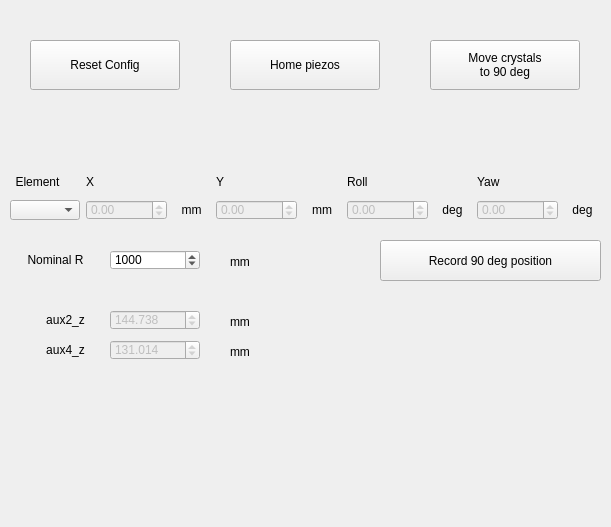
     <widget class="QWidget" name="page">
      <property name="geometry">
       <rect>
        <x>0</x>
        <y>0</y>
        <width>611</width>
        <height>527</height>
       </rect>
      </property>
      <attribute name="label">
       <string>Optical pre-alignment</string>
      </attribute>
      <widget class="QWidget" name="gridLayoutWidget_7">
       <property name="geometry">
        <rect>
         <x>10</x>
         <y>170</y>
         <width>591</width>
         <height>52</height>
        </rect>
       </property>
       <layout class="QGridLayout" name="gridLayout_7">
        <item row="1" column="2">
         <widget class="QLabel" name="label_johann_parking_element_unit_1">
          <property name="maximumSize">
           <size>
            <width>55</width>
            <height>20</height>
           </size>
          </property>
          <property name="text">
           <string>mm</string>
          </property>
          <property name="alignment">
           <set>Qt::AlignCenter</set>
          </property>
         </widget>
        </item>
        <item row="1" column="5">
         <widget class="QDoubleSpinBox" name="spinBox_johann_parking_element_position_3">
          <property name="enabled">
           <bool>false</bool>
          </property>
          <property name="maximumSize">
           <size>
            <width>90</width>
            <height>20</height>
           </size>
          </property>
          <property name="minimum">
           <double>-20000.000000000000000</double>
          </property>
          <property name="maximum">
           <double>20000.000000000000000</double>
          </property>
         </widget>
        </item>
        <item row="0" column="5" colspan="2">
         <widget class="QLabel" name="label_johann_parking_element_name_3">
          <property name="maximumSize">
           <size>
            <width>80</width>
            <height>20</height>
           </size>
          </property>
          <property name="text">
           <string>Roll</string>
          </property>
          <property name="alignment">
           <set>Qt::AlignLeading|Qt::AlignLeft|Qt::AlignVCenter</set>
          </property>
         </widget>
        </item>
        <item row="1" column="4">
         <widget class="QLabel" name="label_johann_parking_element_unit_2">
          <property name="maximumSize">
           <size>
            <width>55</width>
            <height>20</height>
           </size>
          </property>
          <property name="text">
           <string>mm</string>
          </property>
          <property name="alignment">
           <set>Qt::AlignCenter</set>
          </property>
         </widget>
        </item>
        <item row="0" column="1" colspan="2">
         <widget class="QLabel" name="label_johann_parking_element_name_1">
          <property name="maximumSize">
           <size>
            <width>80</width>
            <height>20</height>
           </size>
          </property>
          <property name="text">
           <string>X</string>
          </property>
          <property name="alignment">
           <set>Qt::AlignLeading|Qt::AlignLeft|Qt::AlignVCenter</set>
          </property>
         </widget>
        </item>
        <item row="1" column="6">
         <widget class="QLabel" name="label_johann_parking_element_unit_3">
          <property name="maximumSize">
           <size>
            <width>55</width>
            <height>20</height>
           </size>
          </property>
          <property name="text">
           <string>deg</string>
          </property>
          <property name="alignment">
           <set>Qt::AlignCenter</set>
          </property>
         </widget>
        </item>
        <item row="1" column="8">
         <widget class="QLabel" name="label_johann_parking_element_unit_4">
          <property name="maximumSize">
           <size>
            <width>55</width>
            <height>20</height>
           </size>
          </property>
          <property name="text">
           <string>deg</string>
          </property>
          <property name="alignment">
           <set>Qt::AlignCenter</set>
          </property>
         </widget>
        </item>
        <item row="1" column="3">
         <widget class="QDoubleSpinBox" name="spinBox_johann_parking_element_position_2">
          <property name="enabled">
           <bool>false</bool>
          </property>
          <property name="maximumSize">
           <size>
            <width>90</width>
            <height>20</height>
           </size>
          </property>
          <property name="minimum">
           <double>-20000.000000000000000</double>
          </property>
          <property name="maximum">
           <double>20000.000000000000000</double>
          </property>
         </widget>
        </item>
        <item row="0" column="7" colspan="2">
         <widget class="QLabel" name="label_johann_parking_element_name_4">
          <property name="maximumSize">
           <size>
            <width>80</width>
            <height>20</height>
           </size>
          </property>
          <property name="text">
           <string>Yaw</string>
          </property>
          <property name="alignment">
           <set>Qt::AlignLeading|Qt::AlignLeft|Qt::AlignVCenter</set>
          </property>
         </widget>
        </item>
        <item row="0" column="0">
         <widget class="QLabel" name="label_qrcode_22">
          <property name="maximumSize">
           <size>
            <width>55</width>
            <height>20</height>
           </size>
          </property>
          <property name="text">
           <string>Element</string>
          </property>
          <property name="alignment">
           <set>Qt::AlignCenter</set>
          </property>
         </widget>
        </item>
        <item row="1" column="0">
         <widget class="QComboBox" name="comboBox_johann_element_parking">
          <property name="maximumSize">
           <size>
            <width>70</width>
            <height>20</height>
           </size>
          </property>
         </widget>
        </item>
        <item row="1" column="7">
         <widget class="QDoubleSpinBox" name="spinBox_johann_parking_element_position_4">
          <property name="enabled">
           <bool>false</bool>
          </property>
          <property name="maximumSize">
           <size>
            <width>90</width>
            <height>20</height>
           </size>
          </property>
          <property name="minimum">
           <double>-20000.000000000000000</double>
          </property>
          <property name="maximum">
           <double>20000.000000000000000</double>
          </property>
         </widget>
        </item>
        <item row="0" column="3" colspan="2">
         <widget class="QLabel" name="label_johann_parking_element_name_2">
          <property name="maximumSize">
           <size>
            <width>80</width>
            <height>20</height>
           </size>
          </property>
          <property name="text">
           <string>Y</string>
          </property>
          <property name="alignment">
           <set>Qt::AlignLeading|Qt::AlignLeft|Qt::AlignVCenter</set>
          </property>
         </widget>
        </item>
        <item row="1" column="1">
         <widget class="QDoubleSpinBox" name="spinBox_johann_parking_element_position_1">
          <property name="enabled">
           <bool>false</bool>
          </property>
          <property name="maximumSize">
           <size>
            <width>90</width>
            <height>20</height>
           </size>
          </property>
          <property name="minimum">
           <double>-20000.000000000000000</double>
          </property>
          <property name="maximum">
           <double>20000.000000000000000</double>
          </property>
         </widget>
        </item>
       </layout>
      </widget>
      <widget class="QPushButton" name="push_move_crystals_to_90_deg">
       <property name="geometry">
        <rect>
         <x>430</x>
         <y>40</y>
         <width>150</width>
         <height>50</height>
        </rect>
       </property>
       <property name="maximumSize">
        <size>
         <width>500</width>
         <height>50</height>
        </size>
       </property>
       <property name="text">
        <string>Move crystals
to 90 deg</string>
       </property>
      </widget>
      <widget class="QPushButton" name="push_johann_home_crystals">
       <property name="geometry">
        <rect>
         <x>230</x>
         <y>40</y>
         <width>150</width>
         <height>50</height>
        </rect>
       </property>
       <property name="maximumSize">
        <size>
         <width>500</width>
         <height>50</height>
        </size>
       </property>
       <property name="text">
        <string>Home piezos</string>
       </property>
      </widget>
      <widget class="QLabel" name="label_34">
       <property name="geometry">
        <rect>
         <x>230</x>
         <y>250</y>
         <width>25</width>
         <height>24</height>
        </rect>
       </property>
       <property name="maximumSize">
        <size>
         <width>25</width>
         <height>24</height>
        </size>
       </property>
       <property name="text">
        <string>mm</string>
       </property>
      </widget>
      <widget class="QPushButton" name="push_johann_parking_element_update">
       <property name="geometry">
        <rect>
         <x>380</x>
         <y>240</y>
         <width>221</width>
         <height>41</height>
        </rect>
       </property>
       <property name="maximumSize">
        <size>
         <width>500</width>
         <height>50</height>
        </size>
       </property>
       <property name="text">
        <string>Record 90 deg position</string>
       </property>
      </widget>
      <widget class="QLabel" name="label_qrcode_23">
       <property name="geometry">
        <rect>
         <x>20</x>
         <y>250</y>
         <width>71</width>
         <height>20</height>
        </rect>
       </property>
       <property name="maximumSize">
        <size>
         <width>100</width>
         <height>20</height>
        </size>
       </property>
       <property name="text">
        <string>Nominal R</string>
       </property>
       <property name="alignment">
        <set>Qt::AlignCenter</set>
       </property>
      </widget>
      <widget class="QLabel" name="label_qrcode_24">
       <property name="geometry">
        <rect>
         <x>30</x>
         <y>310</y>
         <width>71</width>
         <height>20</height>
        </rect>
       </property>
       <property name="maximumSize">
        <size>
         <width>100</width>
         <height>20</height>
        </size>
       </property>
       <property name="text">
        <string>aux2_z</string>
       </property>
       <property name="alignment">
        <set>Qt::AlignCenter</set>
       </property>
      </widget>
      <widget class="QLabel" name="label_qrcode_25">
       <property name="geometry">
        <rect>
         <x>30</x>
         <y>340</y>
         <width>71</width>
         <height>20</height>
        </rect>
       </property>
       <property name="maximumSize">
        <size>
         <width>100</width>
         <height>20</height>
        </size>
       </property>
       <property name="text">
        <string>aux4_z</string>
       </property>
       <property name="alignment">
        <set>Qt::AlignCenter</set>
       </property>
      </widget>
      <widget class="QLabel" name="label_35">
       <property name="geometry">
        <rect>
         <x>230</x>
         <y>310</y>
         <width>25</width>
         <height>24</height>
        </rect>
       </property>
       <property name="maximumSize">
        <size>
         <width>25</width>
         <height>24</height>
        </size>
       </property>
       <property name="text">
        <string>mm</string>
       </property>
      </widget>
      <widget class="QLabel" name="label_36">
       <property name="geometry">
        <rect>
         <x>230</x>
         <y>340</y>
         <width>25</width>
         <height>24</height>
        </rect>
       </property>
       <property name="maximumSize">
        <size>
         <width>25</width>
         <height>24</height>
        </size>
       </property>
       <property name="text">
        <string>mm</string>
       </property>
      </widget>
      <widget class="QDoubleSpinBox" name="spinBox_johann_crystal_R_parking">
       <property name="enabled">
        <bool>true</bool>
       </property>
       <property name="geometry">
        <rect>
         <x>110</x>
         <y>250</y>
         <width>90</width>
         <height>20</height>
        </rect>
       </property>
       <property name="maximumSize">
        <size>
         <width>90</width>
         <height>20</height>
        </size>
       </property>
       <property name="decimals">
        <number>0</number>
       </property>
       <property name="minimum">
        <double>0.000000000000000</double>
       </property>
       <property name="maximum">
        <double>5000.000000000000000</double>
       </property>
       <property name="singleStep">
        <double>500.000000000000000</double>
       </property>
       <property name="value">
        <double>1000.000000000000000</double>
       </property>
      </widget>
      <widget class="QDoubleSpinBox" name="spinBox_johann_crystal_aux2_z">
       <property name="enabled">
        <bool>false</bool>
       </property>
       <property name="geometry">
        <rect>
         <x>110</x>
         <y>310</y>
         <width>90</width>
         <height>20</height>
        </rect>
       </property>
       <property name="maximumSize">
        <size>
         <width>90</width>
         <height>20</height>
        </size>
       </property>
       <property name="decimals">
        <number>3</number>
       </property>
       <property name="minimum">
        <double>0.000000000000000</double>
       </property>
       <property name="maximum">
        <double>5000.000000000000000</double>
       </property>
       <property name="value">
        <double>144.738000000000000</double>
       </property>
      </widget>
      <widget class="QDoubleSpinBox" name="spinBox_johann_crystal_aux4_z">
       <property name="enabled">
        <bool>false</bool>
       </property>
       <property name="geometry">
        <rect>
         <x>110</x>
         <y>340</y>
         <width>90</width>
         <height>20</height>
        </rect>
       </property>
       <property name="maximumSize">
        <size>
         <width>90</width>
         <height>20</height>
        </size>
       </property>
       <property name="decimals">
        <number>3</number>
       </property>
       <property name="minimum">
        <double>0.000000000000000</double>
       </property>
       <property name="maximum">
        <double>5000.000000000000000</double>
       </property>
       <property name="value">
        <double>131.014000000000010</double>
       </property>
      </widget>
      <widget class="QPushButton" name="push_johann_reset_config">
       <property name="geometry">
        <rect>
         <x>30</x>
         <y>40</y>
         <width>150</width>
         <height>50</height>
        </rect>
       </property>
       <property name="maximumSize">
        <size>
         <width>500</width>
         <height>50</height>
        </size>
       </property>
       <property name="text">
        <string>Reset Config</string>
       </property>
      </widget>
     </widget>
